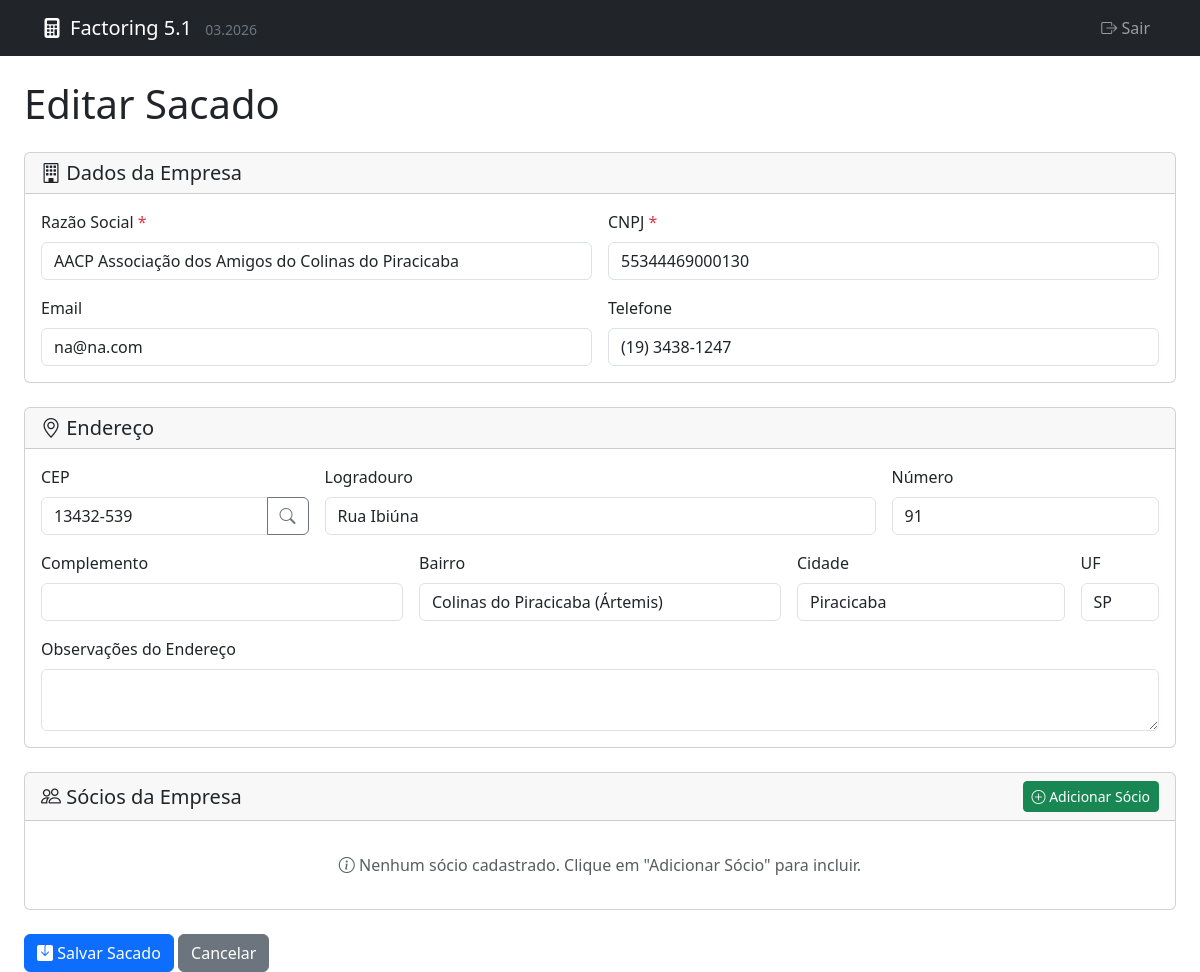
Screenshot of /form_sacado.php?id=1 (signed in) with the database file from the repository.
### tables this page shows
CREATE TABLE `sacados` (
  `id` int(11) NOT NULL AUTO_INCREMENT,
  `nome` varchar(255) NOT NULL,
  `email` varchar(255) DEFAULT NULL,
  `telefone` varchar(50) DEFAULT NULL,
  `tipo_pessoa` enum('FISICA','JURIDICA') NOT NULL DEFAULT 'JURIDICA',
  `documento_principal` varchar(18) DEFAULT NULL,
  `documento_secundario` varchar(14) DEFAULT NULL,
  `cpf` varchar(14) DEFAULT NULL,
  `cnpj` varchar(18) DEFAULT NULL,
  `documento_socio` varchar(14) DEFAULT NULL,
  `empresa` varchar(255) DEFAULT NULL,
  `endereco` text DEFAULT NULL,
  `cep` varchar(10) DEFAULT NULL,
  `logradouro` varchar(255) DEFAULT NULL,
  `numero` varchar(20) DEFAULT NULL,
  `complemento` varchar(100) DEFAULT NULL,
  `bairro` varchar(100) DEFAULT NULL,
  `cidade` varchar(100) DEFAULT NULL,
  `estado` varchar(2) DEFAULT NULL,
  `data_cadastro` timestamp NOT NULL DEFAULT current_timestamp(),
  PRIMARY KEY (`id`),
  UNIQUE KEY `unique_documento_principal` (`documento_principal`),
  UNIQUE KEY `unique_cpf` (`cpf`),
  UNIQUE KEY `unique_cnpj` (`cnpj`),
  KEY `idx_nome` (`nome`),
  KEY `idx_empresa` (`empresa`)
);

### form_sacado.php (the view, shortened to what this page needs)
<?php
require_once 'db_connection.php';
$pageTitle = "Adicionar Novo Sacado";
$sacado = [
    'id' => null,
    'nome' => '',
    'email' => '',
    'telefone' => '',
    'tipo_pessoa' => 'JURIDICA',
    'documento_principal' => '',
    'empresa' => '',
    'endereco' => '',
    'cep' => '',
    'logradouro' => '',
    'numero' => '',
    'complemento' => '',
    'bairro' => '',
    'cidade' => '',
    'estado' => ''
];
$socios = [];
if (isset($_GET['id']) && is_numeric($_GET['id'])) {
    $sacadoId = (int)$_GET['id'];
    $pageTitle = "Editar Sacado";
    try {
        $stmt = $pdo->prepare("SELECT * FROM sacados WHERE id = :id");
        $stmt->bindParam(':id', $sacadoId, PDO::PARAM_INT);
        $stmt->execute();
        $fetchedData = $stmt->fetch(PDO::FETCH_ASSOC);
        $sacado = array_merge($sacado, $fetchedData);
        $stmt_socios = $pdo->prepare("SELECT * FROM sacados_socios WHERE sacado_id = :sacado_id ORDER BY id");
        $stmt_socios->bindParam(':sacado_id', $sacadoId, PDO::PARAM_INT);
        $stmt_socios->execute();
        $socios = $stmt_socios->fetchAll(PDO::FETCH_ASSOC);
    } catch (PDOException $e) {
        die("Erro ao buscar dados do sacado para edição: " . $e->getMessage());
    }
}
?>
<!DOCTYPE html>
<html lang="pt-BR">
<head>
    <link href="https://cdn.jsdelivr.net/npm/bootstrap@5.3.3/dist/css/bootstrap.min.css" rel="stylesheet">
    <link rel="stylesheet" href="https://cdn.jsdelivr.net/npm/bootstrap-icons@1.11.3/font/bootstrap-icons.min.css">
</head>
<body>
    <?php require_once 'menu.php'; ?>
    <div class="container-fluid px-3 px-md-4 mt-4">
        <h1 class="mb-4"><?php echo htmlspecialchars($pageTitle); ?></h1>
        <form action="salvar_sacado.php" method="post" id="form-sacado">
            <div class="card mb-4">
                <div class="card-header">
                    <h5 class="mb-0"><i class="bi bi-building"></i> Dados da Empresa</h5>
                </div>
                <div class="card-body">
                    <div class="row g-3">
                        <div class="col-md-6">
                            <label for="empresa" class="form-label">Razão Social <span class="text-danger">*</span></label>
                            <input type="text" class="form-control" id="empresa" name="empresa" value="<?php echo htmlspecialchars($sacado['empresa'] ?? ''); ?>" required>
                        </div>
                        <div class="col-md-6">
                            <label for="documento_principal" class="form-label">CNPJ <span class="text-danger">*</span></label>
                            <input type="text" class="form-control" id="documento_principal" name="documento_principal" value="<?php echo htmlspecialchars($sacado['documento_principal'] ?? ''); ?>" required>
                        </div>
                        <div class="col-md-6">
                            <label for="email" class="form-label">Email</label>
                            <input type="email" class="form-control" id="email" name="email" value="<?php echo htmlspecialchars($sacado['email'] ?? ''); ?>">
                        </div>
                        <div class="col-md-6">
                            <label class="form-label" for="telefone">Telefone</label>
                            <input type="tel" class="form-control" id="telefone" name="telefone"
                                   value="<?php echo htmlspecialchars($sacado['telefone'] ?? ''); ?>"
                                   placeholder="(99) 99999-9999">
                        </div>
                    </div>
                </div>
            </div>
            <div class="card mb-4">
                <div class="card-header">
                    <h5 class="mb-0"><i class="bi bi-geo-alt"></i> Endereço</h5>
                </div>
                <div class="card-body">
                    <div class="row g-3">
                        <div class="col-md-3">
                            <label for="cep" class="form-label">CEP</label>
                            <div class="input-group">
                                <input type="text" class="form-control" id="cep" name="cep" value="<?php echo htmlspecialchars($sacado['cep'] ?? ''); ?>" placeholder="00000-000">
                                <button class="btn btn-outline-secondary" type="button" id="btn-buscar-cep">
                                    <i class="bi bi-search"></i>
                                </button>
                            </div>
                        </div>
                        <div class="col-md-6">
                            <label for="logradouro" class="form-label">Logradouro</label>
                            <input type="text" class="form-control" id="logradouro" name="logradouro" value="<?php echo htmlspecialchars($sacado['logradouro'] ?? ''); ?>">
                        </div>
                        <div class="col-md-3">
                            <label for="numero" class="form-label">Número</label>
                            <input type="text" class="form-control" id="numero" name="numero" value="<?php echo htmlspecialchars($sacado['numero'] ?? ''); ?>">
                        </div>
                        <div class="col-md-4">
                            <label for="complemento" class="form-label">Complemento</label>
                            <input type="text" class="form-control" id="complemento" name="complemento" value="<?php echo htmlspecialchars($sacado['complemento'] ?? ''); ?>">
                        </div>
                        <div class="col-md-4">
                            <label for="bairro" class="form-label">Bairro</label>
                            <input type="text" class="form-control" id="bairro" name="bairro" value="<?php echo htmlspecialchars($sacado['bairro'] ?? ''); ?>">
                        </div>
                        <div class="col-md-3">
                            <label for="cidade" class="form-label">Cidade</label>
                            <input type="text" class="form-control" id="cidade" name="cidade" value="<?php echo htmlspecialchars($sacado['cidade'] ?? ''); ?>">
                        </div>
                        <div class="col-md-1">
                            <label for="estado" class="form-label">UF</label>
                            <input type="text" class="form-control" id="estado" name="estado" value="<?php echo htmlspecialchars($sacado['estado'] ?? ''); ?>" maxlength="2">
                        </div>
                        <div class="col-12">
                            <label for="endereco" class="form-label">Observações do Endereço</label>
                            <textarea class="form-control" id="endereco" name="endereco" rows="2"><?php echo htmlspecialchars($sacado['endereco'] ?? ''); ?></textarea>
                        </div>
                    </div>
                </div>
            </div>
            <div class="card mb-4">
                <div class="card-header d-flex justify-content-between align-items-center">
                    <h5 class="mb-0"><i class="bi bi-people"></i> Sócios da Empresa</h5>
                    <button type="button" class="btn btn-success btn-sm" id="btn-adicionar-socio">
                        <i class="bi bi-plus-circle"></i> Adicionar Sócio
                    </button>
                </div>
                <div class="card-body">
                    <div id="no-socios-message" class="text-muted text-center py-3" <?php echo !empty($socios) ? 'style="display: none;"' : ''; ?>>
                        <i class="bi bi-info-circle"></i> Nenhum sócio cadastrado. Clique em "Adicionar Sócio" para incluir.
                    </div>
                </div>
            </div>
            <div class="row">
                <div class="col-12">
                    <button type="submit" class="btn btn-primary">
                        <i class="bi bi-save-fill"></i> Salvar Sacado
                    </button>
                    <a href="listar_sacados.php" class="btn btn-secondary">
                         Cancelar
                    </a>
                </div>
            </div>
        </form>
    </div>
</body>
</html>

### rows the page displays
sacados: empresa "AACP Associação dos Amigos do Colinas do Piracicaba", documento_principal "55344469000130", email "na@na.com", telefone "(19) 3438-1247", cep "13432-539", logradouro "Rua Ibiúna", numero "91", bairro "Colinas do Piracicaba (Ártemis)", cidade "Piracicaba", estado "SP"

### other values shown
$pageTitle "Editar Sacado"
